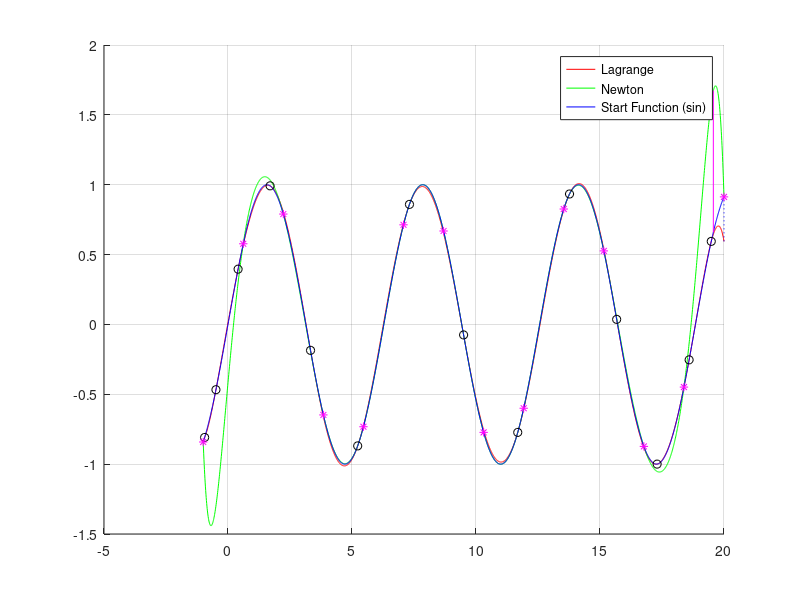

Here is the MATLAB script that generated this plot:
clc 
n=14;



left=-1;
right=20;

z=left:0.01:right;

arrayAB=1:n;
for i=1:n
resWithCosAB=(1/2)*((right-left)*cos(((2*i+1)*pi)/(2*n+2))+right+left);
arrayAB(i)=resWithCosAB;
end
disp(arrayAB);





y=sin(arrayAB);
A=1;

resForNumerator=1;
resForDenominator=1;
resTime=0;
for i=1:n
     for j=1:n
         if (i~=j)
                initNum=[A,-arrayAB(j)];
                initDen=arrayAB(i)-arrayAB(j);
                resForNumerator=conv(resForNumerator,initNum);
                resForDenominator=resForDenominator*initDen;
         end
     end
     resTime=((y(i)*resForNumerator)/resForDenominator)+resTime;
     resForNumerator=1;
     resForDenominator=1;
end 





h=(right-left)/(n-1);

xN=left:h:right;
yN=sin(xN);


nN=n;
resForNumeratorN=1;
insideIterator=0;
AN=1;
N=yN(1);

while (nN>1)
    N=conv(N,[0,1]);
    for t=1:(nN-1)
         q=yN(t+1)-yN(t);
         yN(t)=q;
    end
    insideIterator=insideIterator+1;
    forFactorial=factorial(insideIterator);
    initNum=[AN,-xN(insideIterator)];
    resForNumeratorN=conv(resForNumeratorN,initNum);
    N=N+((yN(1)*resForNumeratorN)/(forFactorial*h^insideIterator));
    nN=nN-1;
end
yN=sin(xN);



Xtemp=left:0.01:right;
YTemp=sin(Xtemp);


tempMax=0;
itter=0;
 for i=left:0.01:right
     itter=itter+1;
     temp=abs(polyval(resTime,i)-sin(i));
     
     if(tempMax<temp)
        tempMax=temp;
        yMax=[polyval(resTime,i),sin(i)];
        xMax=[i,i];
     end 
 end


 tempMax1=0;
 itter1=0;
 for i=left:0.01:right
     itter1=itter1+1;
     temp1=abs(polyval(N,i)-sin(i));
   
     if(tempMax1<temp1)
        tempMax1=temp1;
        yMax1=[polyval(N,i),sin(i)];
        xMax1=[i,i];
     end 
 end
 



 hold on
 figure(1);
 disp("Res")
 disp(tempMax);
 disp(tempMax1);
 disp(xMax);
 disp(yMax);
 disp(xMax1)
 disp(yMax1);
 plot(z,polyval(resTime,z),"r"),grid
 plot(z,polyval(N,z),"g"),grid
 plot (Xtemp,YTemp," b"),grid
 plot(xMax,yMax,":b")
 plot(xMax1,yMax1,"m")
 plot(arrayAB,y,"ok")
 plot(xN,yN,"*m")

 legend('Lagrange','Newton','Start Function (sin)')
 hold off
 
 
